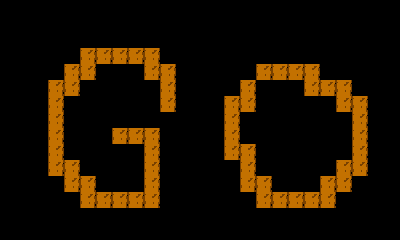

Rendered tile map (Tiled .tmx) drawn with the repository's tilesets; below, a short description and the full map source, tile grids included:
An orthogonal 25x15 tile map with 16x16 px tiles, 1 tile layer (Tile Layer 1) and 2 objects (2x camera).

<map version="1.0" tiledversion="1.1.6" orientation="orthogonal" renderorder="right-down" width="25" height="15" tilewidth="16" tileheight="16" infinite="0" nextobjectid="3">
 <tileset firstgid="1" name="ForestTiles" tilewidth="16" tileheight="16" tilecount="16" columns="4">
  <image source="TileSets/ForestTiles.png" width="64" height="64" />
 </tileset>
 <layer name="Tile Layer 1" width="25" height="15">
  <data encoding="csv">
10,10,10,10,10,10,10,10,10,10,10,10,10,10,10,10,10,10,10,10,10,10,10,10,10,
10,10,10,10,10,10,10,10,10,10,10,10,10,10,10,10,10,10,10,10,10,10,10,10,10,
10,10,10,10,10,10,10,10,10,10,10,10,10,10,10,10,10,10,10,10,10,10,10,10,10,
10,10,10,10,10,9,9,9,9,9,10,10,10,10,10,10,10,10,10,10,10,10,10,10,10,
10,10,10,10,9,9,10,10,10,9,9,10,10,10,10,10,9,9,9,9,10,10,10,10,10,
10,10,10,9,9,10,10,10,10,10,9,10,10,10,10,9,10,10,10,9,9,9,10,10,10,
10,10,10,9,10,10,10,10,10,10,9,10,10,10,9,9,10,10,10,10,10,9,9,10,10,
10,10,10,9,10,10,10,10,10,10,10,10,10,10,9,10,10,10,10,10,10,10,9,10,10,
10,10,10,9,10,10,10,9,9,9,10,10,10,10,9,10,10,10,10,10,10,10,9,10,10,
10,10,10,9,10,10,10,10,10,9,10,10,10,10,9,9,10,10,10,10,10,10,9,10,10,
10,10,10,9,9,10,10,10,10,9,10,10,10,10,10,9,10,10,10,10,10,9,9,10,10,
10,10,10,10,9,9,10,10,10,9,10,10,10,10,10,9,9,10,10,10,9,9,10,10,10,
10,10,10,10,10,9,9,9,9,9,10,10,10,10,10,10,9,9,9,9,9,10,10,10,10,
10,10,10,10,10,10,10,10,10,10,10,10,10,10,10,10,10,10,10,10,10,10,10,10,10,
10,10,10,10,10,10,10,10,10,10,10,10,10,10,10,10,10,10,10,10,10,10,10,10,10
</data>
 </layer>
 <objectgroup name="Room1">
  <object id="1" name="cMin1" type="camera" x="0" y="0">
   <point />
  </object>
  <object id="2" name="cMax1" type="camera" x="400" y="240">
   <point />
  </object>
 </objectgroup>
</map>
